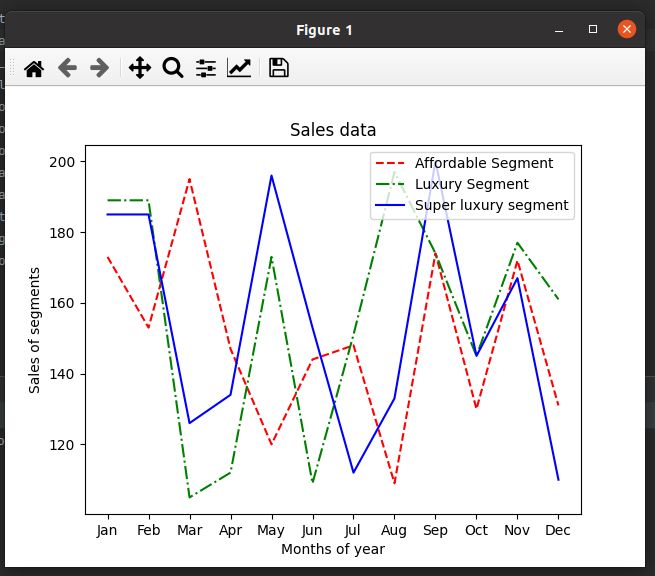

Write Python code to recreate this figure.
import matplotlib.pyplot as plt

product = ['Jan', 'Feb', 'Mar', 'Apr', 'May', 'Jun', 'Jul', 'Aug', 'Sep', 'Oct', 'Nov', 'Dec']
affordable_segment = [173, 153, 195, 147, 120, 144, 148, 109, 174, 130, 172, 131]
luxury_segment = [189, 189, 105, 112, 173, 109, 151, 197, 174, 145, 177, 161]
super_luxury = [185, 185, 126, 134, 196, 153, 112, 133, 200, 145, 167, 110]
plt.plot(product, affordable_segment, 'r--', label='Affordable Segment')
plt.plot(product, luxury_segment, 'g-.', label='Luxury Segment')
plt.plot(product, super_luxury, 'b-', label='Super luxury segment')
plt.xlabel('Months of year')
plt.ylabel('Sales of segments')
plt.title('Sales data')
plt.legend(loc='upper right')
plt.show()
